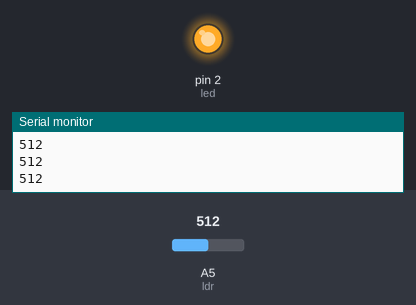
A sketch run on a simulated Arduino Uno, built with avr-gcc and run on an emulated ATmega328P. Parts: output pins drawn as LEDs (lit = HIGH), the last lines printed to the serial monitor. Inputs (shaded band) come from the test bench; at power-on: A5 (ldr) = 512.

Above: at 1.2 s.
1.3 s: A5 (ldr) set to 308
2.8 s: A5 (ldr) set to 285
At 4.0 s:
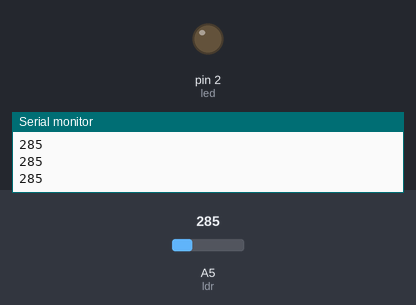
4.3 s: A5 (ldr) set to 306
At 5.5 s:
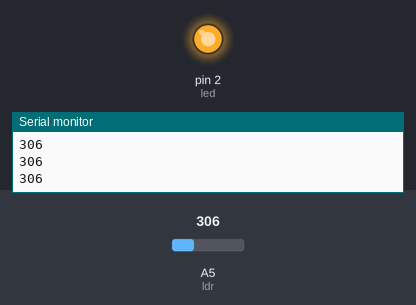
5.8 s: A5 (ldr) set to 290
At 6.9 s:
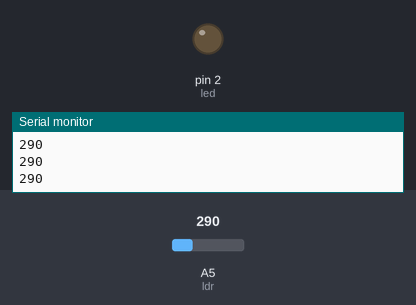
Timing chart, 0 to 8.3 s (numbered marks = the images above; inputs shaded):
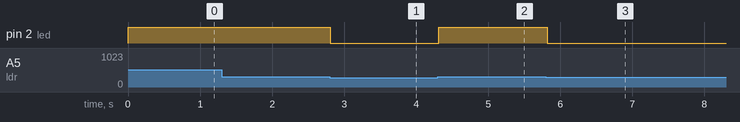

Measured:
- the behaviour switches between 300 and 299 on A5 (ldr) (found by bisection; images 0 and 1)
- after the input at 2.8 s, pin 2 (led): HIGH → LOW at once
- after the input at 4.3 s, pin 2 (led): LOW → HIGH at once
- after the input at 5.8 s, pin 2 (led): HIGH → LOW at once

The sketch:

LDR_potenciometro.ino
```cpp
#define ldr A5
#define led 2
int vldr=0;
void setup() {

  pinMode(led,OUTPUT);
  pinMode(ldr,INPUT);
  Serial.begin(9600);
}

void loop() {
  vldr=analogRead(ldr);
  if(vldr < 300){
    digitalWrite(led,0);
  }
  else{
    digitalWrite(led,1);
  }
  Serial.println(vldr);
  delay(100);
}
```
